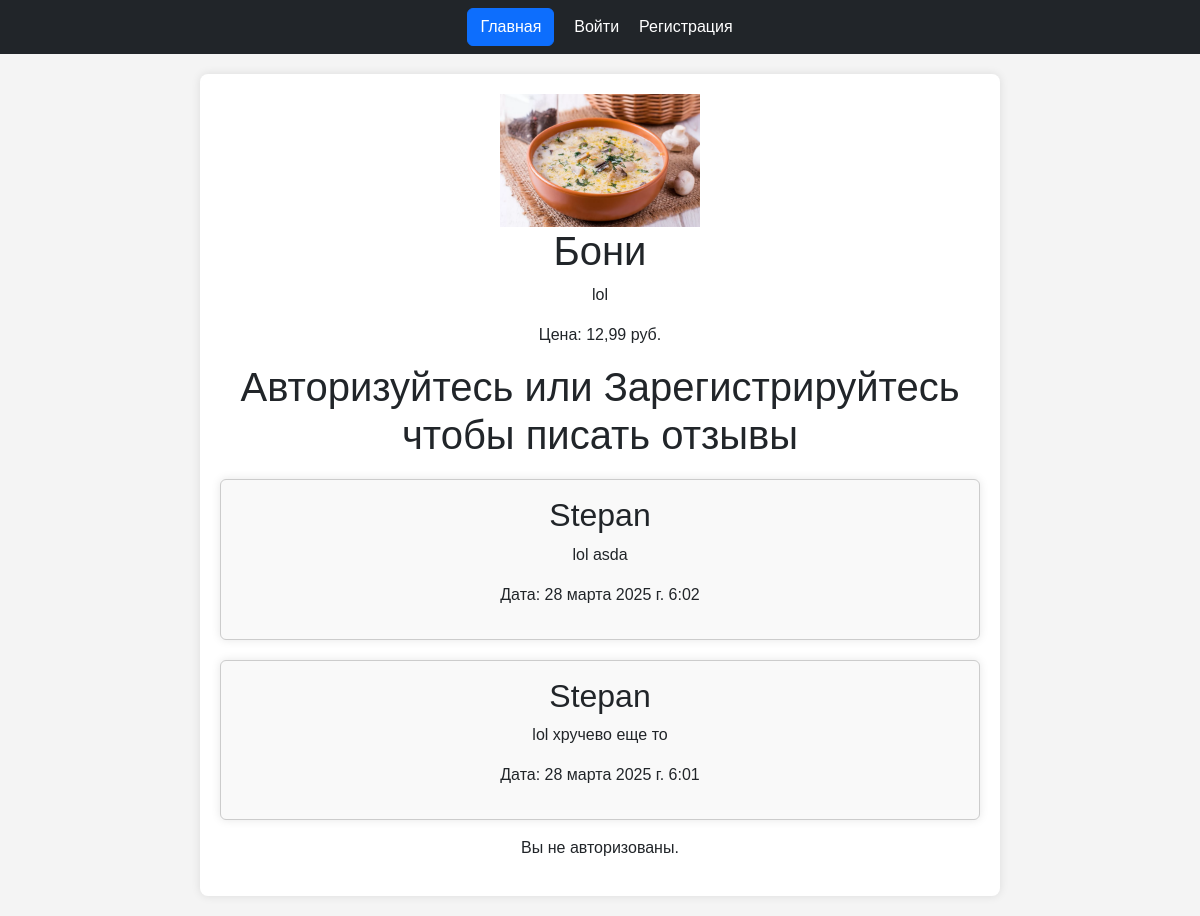
/tovar/1/, run on the app's committed database.
### comments/models.py (models this page shows, shortened)
class Tovars(models.Model):
    name = models.CharField(max_length=100)
    description = models.TextField()
    price = models.DecimalField(max_digits=100, decimal_places=2)
    image = models.ImageField(upload_to='products/', null=True, blank=True)
    count = models.IntegerField(default=0)

class Review(models.Model):
    user = models.ForeignKey(User, on_delete=models.CASCADE)
    product = models.ForeignKey(Tovars, on_delete=models.CASCADE)
    rating = models.IntegerField(validators=[MaxValueValidator(5)])
    text = models.TextField()
    created_at = models.DateTimeField(auto_now_add=True)

### comments/views.py (the view)
# urls.py: path('tovar/<int:tovar_id>/', views.tovar_detail, name='tovar_detail'),
def tovar_detail(request, tovar_id):
    if request.method == 'POST' and request.user.is_authenticated:
        form = ReviewForm(request.POST)
        if form.is_valid():
            review = form.save(commit=False)
            review.user = request.user
            review.product = get_object_or_404(Tovars, pk=tovar_id)
            review.save()
            return redirect('tovar_detail', tovar_id=tovar_id)
    else:
        form = ReviewForm()
    tovar = get_object_or_404(Tovars, pk=tovar_id)
    return render(request, 'catalog/tovar_base.html', {
        'tovar': tovar,
        'form': ReviewForm(),
        'reviews': Review.objects.filter(product=tovar).order_by('-created_at'),
        })

### comments/templates/catalog/tovar_base.html (shortened to what this page needs)
{% extends "comments/base.html" %}
{% block content %}
    <img src="{{ tovar.image.url }}" alt="{{ tovar.name }}" style="max-width: 200px; max-height: 200px;">
    <h1>{{ tovar.name }}</h1>
    <p>{{ tovar.description }}</p>
    <p>Цена: {{ tovar.price }} руб.</p>
    {% if user.is_authenticated %}
        <div>
            {% if user.is_authenticated %}
                <h2>Ваш отзыв</h2>
                <form method="POST">
                    {% csrf_token %}
                    {{ form.as_p }}
                    <input type="submit" value="Отправить">
                </form>
            {% endif %}
        </div>
    {% else %}
        <h1>Авторизуйтесь или Зарегистрируйтесь чтобы писать отзывы</h1>
    {% endif %}
    {% for review in reviews %}
        <div class="container p-3 mb-3 rounded col-auto" style="background-color: #f9f9f9; border: 1px solid #ccc; border-radius: 5px;">
            <h2>{{ review.user.username }}</h2>
            <p>{{ review.text }}</p>
            <p>Дата: {{ review.created_at }}</p>
        </div>
    {% endfor %}
    {% if user.is_authenticated %}
        <h2>Административный раздел</h2>
        <p>{{ extra_content }}</p>
    {% else %}
        <p>Вы не авторизованы.</p>
    {% endif %}
{% endblock content %}

### comments/templates/comments/base.html (style rules this page uses)
body { font-family: Arial, sans-serif; margin: 0; padding: 0; background-color: #f4f4f4; text-align: center; }
.container { max-width: 800px; margin: 20px auto; background: white; padding: 20px; box-shadow: 0 0 10px rgba(0, 0, 0, 0.1); border-radius: 8px; }

### data on the page
Tovars: image (picture), name "Бони", description "lol", price "12,99"
Review: user.username "Stepan", text "lol asda", created_at "28 марта 2025 г. 6:02"
Review: user.username "Stepan", text "lol хручево еще то", created_at "28 марта 2025 г. 6:01"
